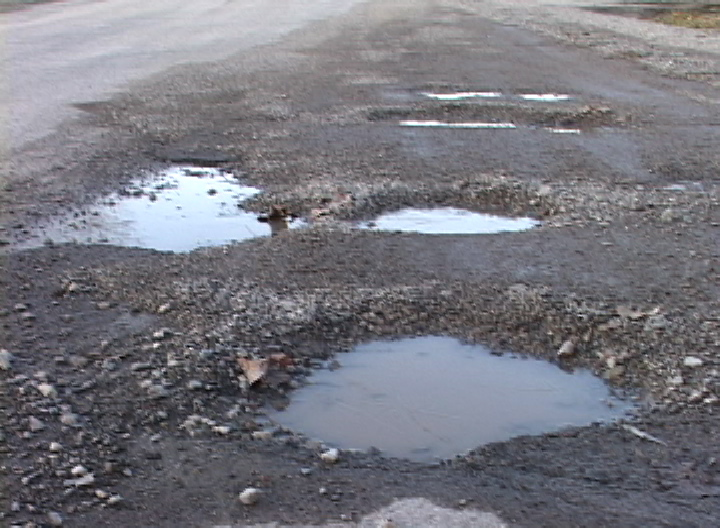
#> input picture data/hole1.jpg, 720 x 528 px
$ python -i edgeDetector.py   (imports and definitions only)
#> lines starting #> are read from the running program, lines starting #| are printed output that depends on the picture
#> further down, picture is the input picture: shape (528, 720, 3); mean B, G, R 126.9, 119.2, 119.4
import cv2
import numpy as np


def initialPreProcess(img):
    imgGray = cv2.cvtColor(img, cv2.COLOR_BGR2GRAY)
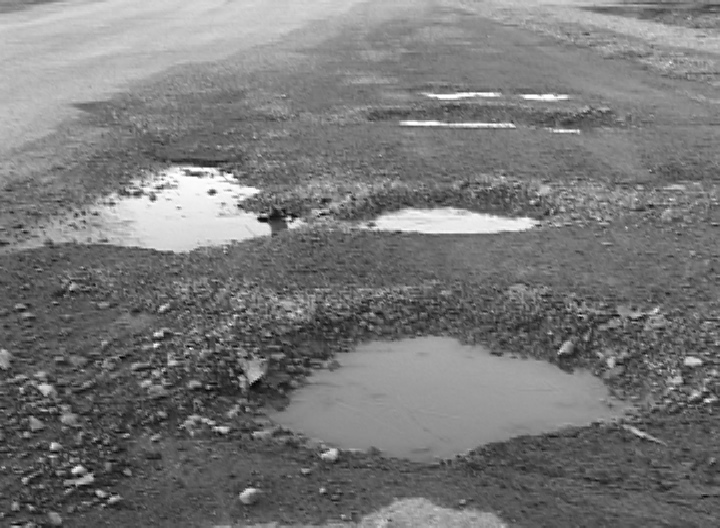
#> imgGray: shape (528, 720); min 0, max 255, mean 120.1
    imgBlur = cv2.medianBlur(imgGray, 3)
    imgCanny = cv2.Canny(imgBlur, 50, 150)
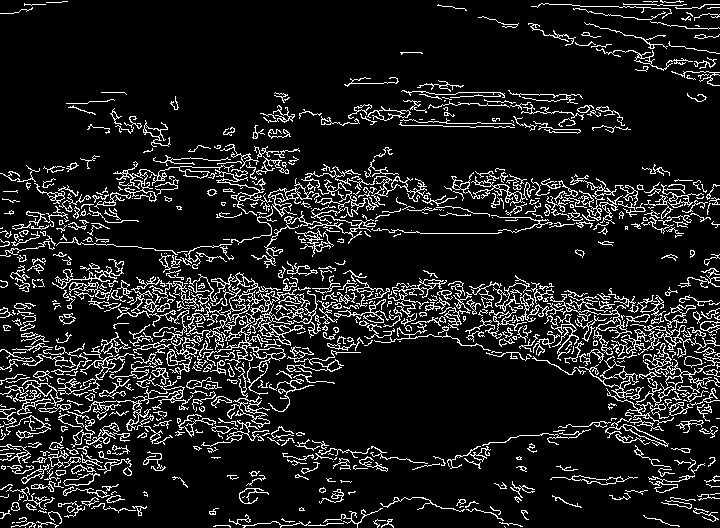
#> imgCanny: shape (528, 720); 11.5% white in thin lines or dots
    return imgCanny


def regionOfInterest(img):
    h, w = img.shape[0], img.shape[1]
    mask = np.zeros_like(img)
    polygon1 = np.array([[(0, h), (0, 0), (460, 100), (460, 200), (100, h)]])
    polygon2 = np.array([[(w, h), (w, 0), (w - 460, 100), (w - 460, 200), (w - 100, h)]])
    cv2.fillPoly(mask, polygon1, 255)
    cv2.fillPoly(mask, polygon2, 255)
    imgBitwise = cv2.bitwise_and(img, mask)
    return imgBitwise


def displayLines(img, lines):
    lineImg = np.zeros_like(img)
    if lines is not None:
        for line in lines:
            x1, y1, x2, y2 = line.reshape(4)
            cv2.line(lineImg, (x1, y1), (x2, y2), (255, 0, 0), 10)
    return lineImg


def roadEdgeLiner(road):
    roadProcessed = initialPreProcess(road)
    roadROI = regionOfInterest(roadProcessed)
    roadEdges = cv2.HoughLinesP(roadROI, 2, np.pi / 180, 100, np.array([]), minLineLength=40, maxLineGap=15)
    roadDrawn = displayLines(road, roadEdges)
    roadCombined = cv2.addWeighted(road, 0.8, roadDrawn, 1, 1)
    return roadCombined


# [12 lines of commented-out code are left out]

>>> import cv2
>>> picture = cv2.imread('../data/hole1.jpg')
>>> result = initialPreProcess(picture)

$ run again, on data/pic2.jpg
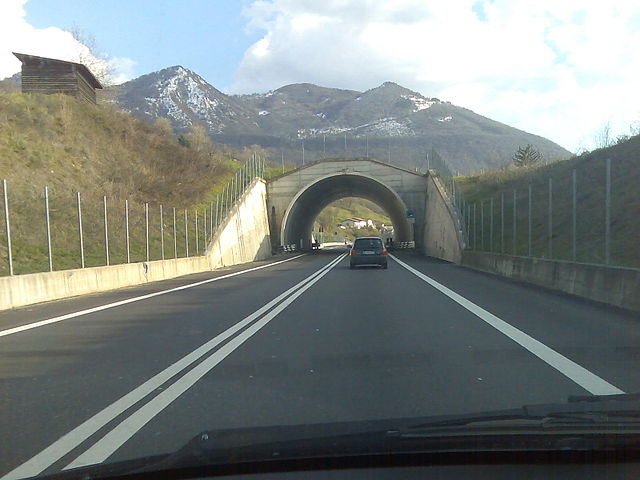
#> input picture data/pic2.jpg, 640 x 480 px
#> picture is the input picture: shape (480, 640, 3); mean B, G, R 127.8, 131.1, 124
#> in initialPreProcess, `imgGray = cv2.cvtColor(img, cv2.COLOR_BGR2GRAY)`:
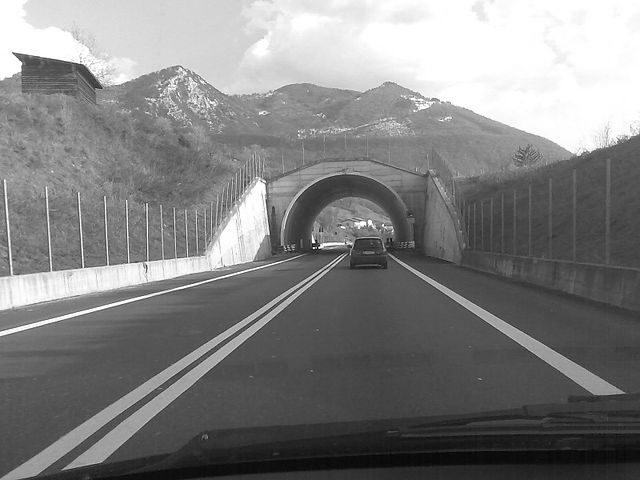
#> imgGray: shape (480, 640); min 1, max 255, mean 128.6
#> in initialPreProcess, `imgCanny = cv2.Canny(imgBlur, 50, 150)`:
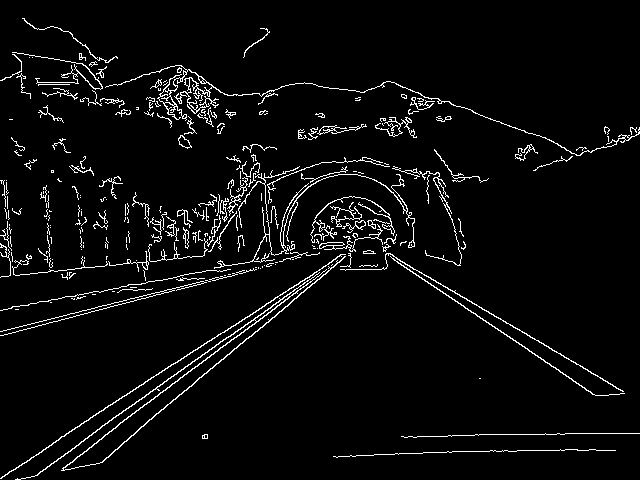
#> imgCanny: shape (480, 640); 4.3% white in thin lines or dots

$ run again, on data/roadpic1.jpg
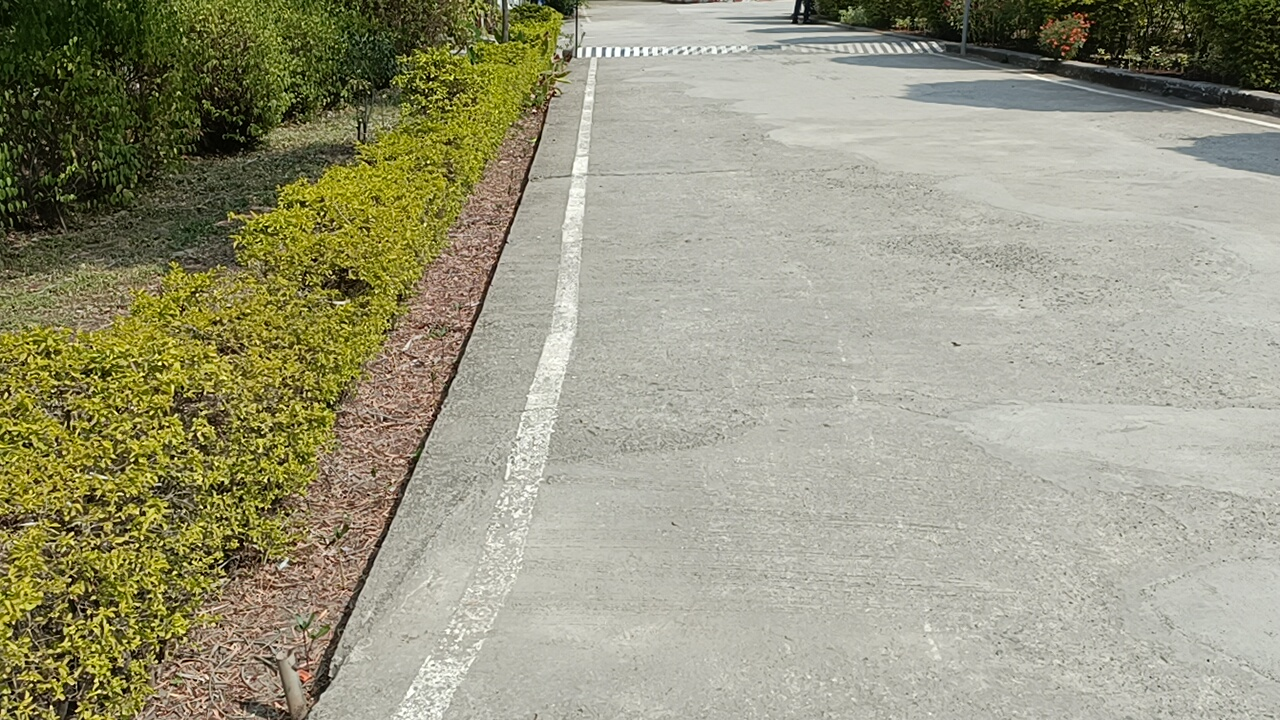
#> input picture data/roadpic1.jpg, 1280 x 720 px
#> picture is the input picture: shape (720, 1280, 3); mean B, G, R 127.4, 151.9, 153.5
#> in initialPreProcess, `imgGray = cv2.cvtColor(img, cv2.COLOR_BGR2GRAY)`:
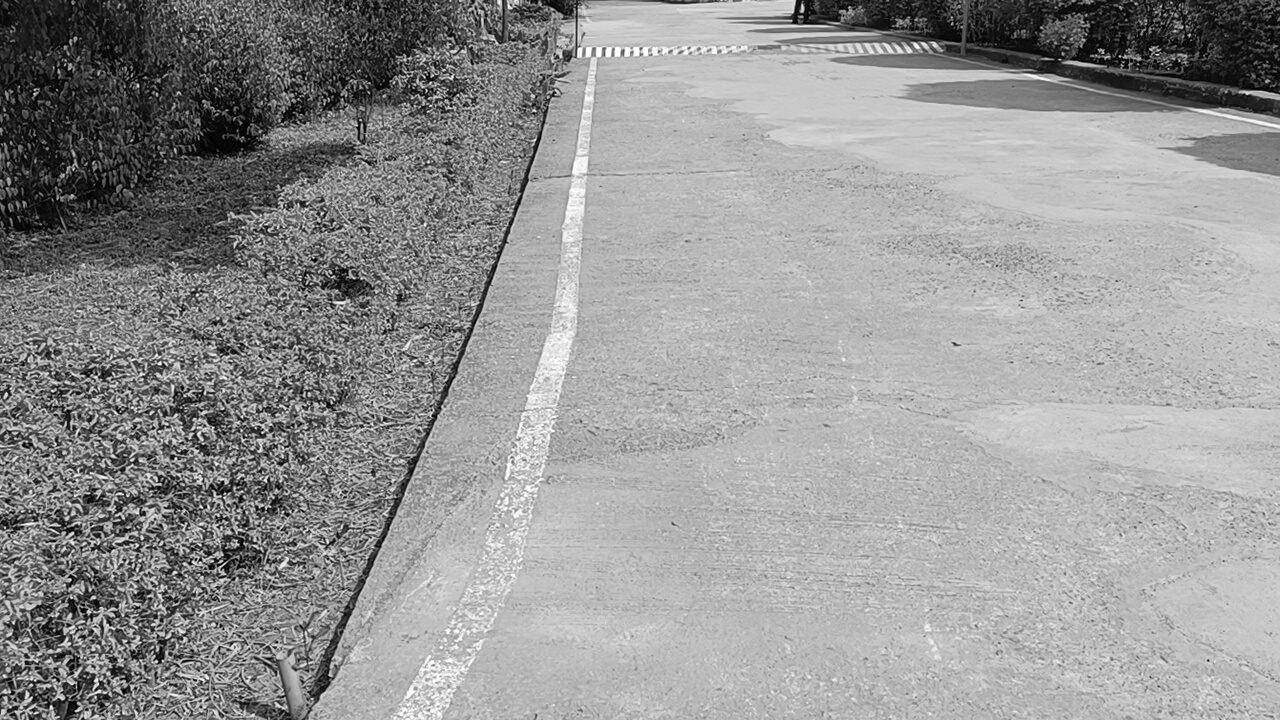
#> imgGray: shape (720, 1280); min 0, max 255, mean 149.7
#> in initialPreProcess, `imgCanny = cv2.Canny(imgBlur, 50, 150)`:
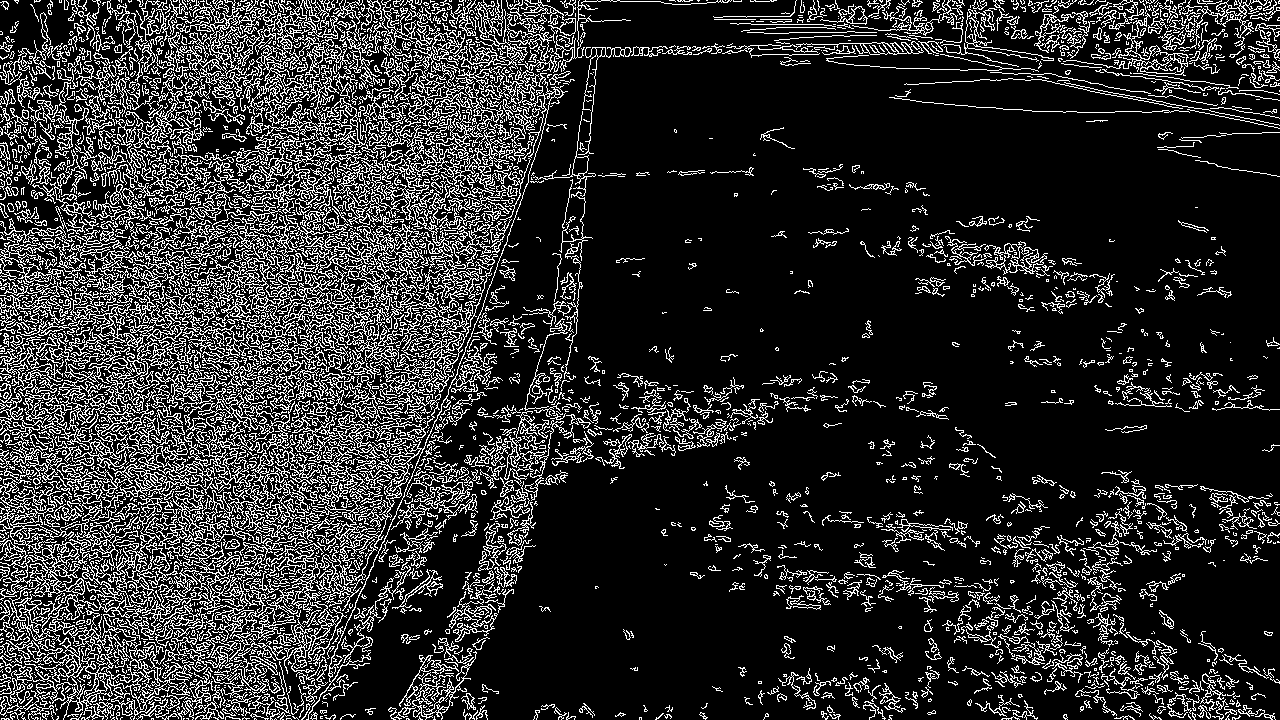
#> imgCanny: shape (720, 1280); 17.7% white in thin lines or dots

$ run again, on data/speed_breaker1.jpg
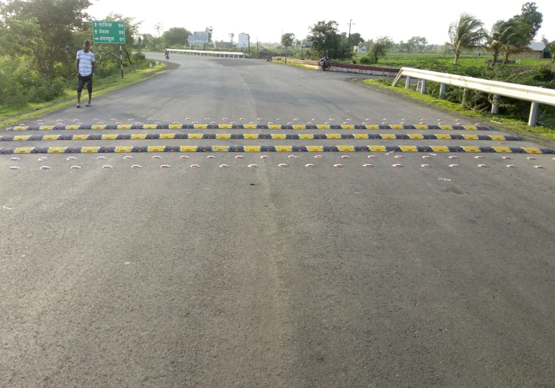
#> input picture data/speed_breaker1.jpg, 555 x 388 px
#> picture is the input picture: shape (388, 555, 3); mean B, G, R 129.3, 142.8, 144.6
#> in initialPreProcess, `imgGray = cv2.cvtColor(img, cv2.COLOR_BGR2GRAY)`:
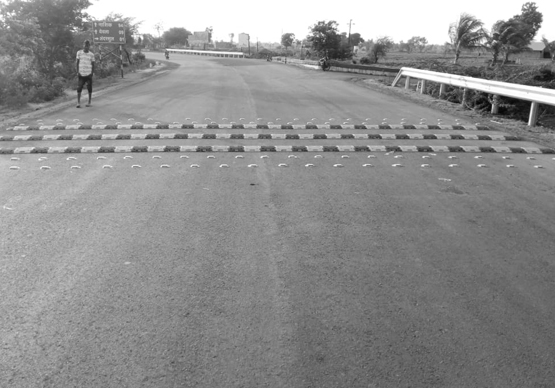
#> imgGray: shape (388, 555); min 4, max 255, mean 141.8
#> in initialPreProcess, `imgCanny = cv2.Canny(imgBlur, 50, 150)`:
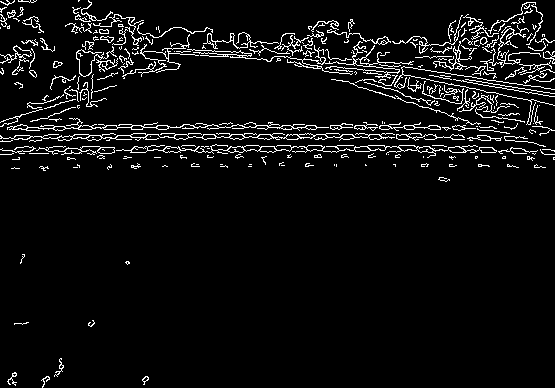
#> imgCanny: shape (388, 555); 5.7% white in thin lines or dots
